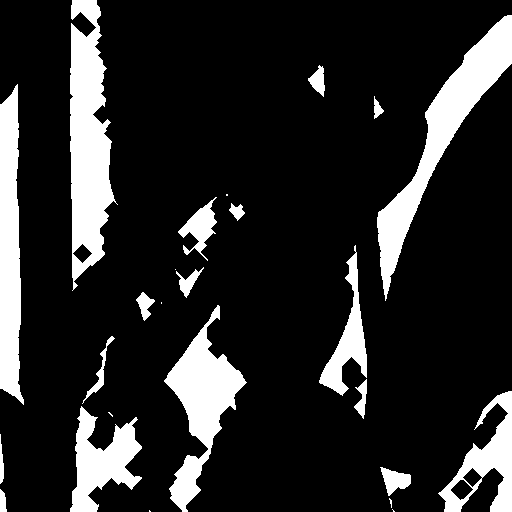

The Python source for this figure:
import numpy as np
import cv2
from matplotlib import pyplot as plt
img = cv2.imread('lenna.png')
gray = cv2.cvtColor(img,cv2.COLOR_BGR2GRAY)
ret, thresh = cv2.threshold(gray,0,255,cv2.THRESH_BINARY_INV+cv2.THRESH_OTSU)

kernel = np.ones((3,3),np.uint8)
opening = cv2.morphologyEx(thresh,cv2.MORPH_OPEN,kernel, iterations = 2)
# sure background area
sure_bg = cv2.dilate(opening,kernel,iterations=3)#膨胀
# Finding sure foreground area

dist_transform = cv2.distanceTransform(opening,1,5)
ret, sure_fg = cv2.threshold(dist_transform,0.2*dist_transform.max(),255,0)#参数改小了，出现不确定区域
# Finding unknown region
sure_fg = np.uint8(sure_fg)
unknown = cv2.subtract(sure_bg,sure_fg)#减去前景

cv2.imshow('p',sure_fg)
cv2.waitKey(0)
